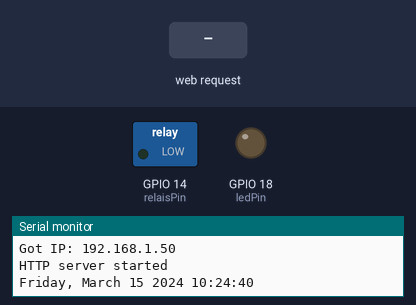
The sketch below on a simulated ESP32. Parts: switched loads named in the sketch (green lamp = pin HIGH), output pins drawn as LEDs (lit = HIGH), the last lines printed to the serial monitor. The inputs (shaded band) are chosen by the test bench. WiFi joins after 1.5 s; servers stay silent unless stated; the local clock reads 2024-03-15 10:24:30 at power-on unless the sketch sets it.

Above: at 11.3 s.
11.4 s: HTTP request GET /pompaan received
At 11.7 s:
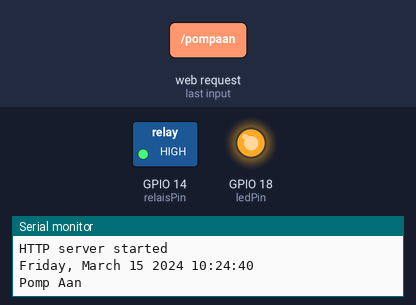
12.9 s: HTTP request GET / received
14.4 s: HTTP request GET /status received
Timing chart, 0 to 17.4 s (numbered marks = the images above; inputs shaded):
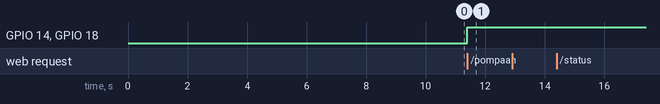

The sketch:

esp32_zwembad_timer.ino
```cpp
#include "time.h"
#include <WiFi.h>
#include <WebServer.h>

#include <OneWire.h>
#include <DallasTemperature.h>

/*set the key parameters */
// set date and time for switching
const int onhour  = 12;
const int offhour = 13;
const int onmin = 01 ;
const int offmin = 01 ;
const int EVENDATES = 0;

// GPIO where the DS18B20 is connected to
const int oneWireBus = 2;
// Setup a oneWire instance to communicate with any OneWire devices
OneWire oneWire(oneWireBus);
// Pass our oneWire reference to Dallas Temperature sensor
DallasTemperature sensors(&oneWire);

boolean pompStatus = false ;
boolean timeAlert = false ;


// Pin settings:
const int ledPin = 18 ;
const int relaisPin = 14 ;

// internet connection
const char* ssid = "Dorskamp";
const char* password = "46498342";

// timer variables
const char* ntpServer = "pool.ntp.org";
const long  gmtOffset_sec = 3600;
const int   daylightOffset_sec = 3600;
struct tm timeinfo;

int nhour;
int nminute;
int nday;

//webserver interaction
int returncode = 404 ;


WebServer server(80);

void connectNetwork()
{
  int connectcount = 0;

  IPAddress ip(192,168,1,142);
  IPAddress gateway(192,168,1,254);
  IPAddress subnet(255,255,255,0);
  IPAddress dns(8,8,8,8);
  WiFi.config(ip, gateway, subnet,dns);

  // connect to dorskamp using a fixed iP
  Serial.print("Connecting to ");
  Serial.println(ssid);

  //start wi-fi check connection to wi-fi network if reconnect
  while (WiFi.begin(ssid, password) != WL_CONNECTED) {
      delay(10000);

      connectcount = connectcount + 1 ;
      if (connectcount == 100 ) {
      //stop after 100 attempts to connect
          delay(60000);
          connectcount = 0 ;
      }
       Serial.print('.');
  }
  Serial.println("WiFi connected..!");
  Serial.print("Got IP: ");  Serial.println(WiFi.localIP());
}

//get the global time and place this in struct timeinfo for use during in the loop
void getTime()
 {
  //struct tm timeinfo;
  configTime(gmtOffset_sec, daylightOffset_sec, ntpServer);
  if(!getLocalTime(&timeinfo)){
    Serial.println("Failed to obtain time");
    return;
    }
  }


// setup the system
void setup() {
  Serial.begin(115200);
  delay(100);

  // Start the DS18B20 sensor
  sensors.begin();

  // set the digital pin as output:
  pinMode(ledPin, OUTPUT);
  digitalWrite(ledPin, LOW);

  pinMode(relaisPin, OUTPUT);
  digitalWrite(relaisPin, LOW);

  //connect to the wifio network
  connectNetwork();

  //start the webserver
  server.begin();
  Serial.println("HTTP server started");

  configTime(gmtOffset_sec, daylightOffset_sec, ntpServer);
  getTime();
  Serial.println(&timeinfo, "%A, %B %d %Y %H:%M:%S");

  //identify instructions and actions
  server.on("/", handle_onconnect);
  server.on("/status", handle_status);
  server.on("/pompaan", handle_paan);
  server.on("/pompuit", handle_puit);
  server.on("/temp", handle_temp);
  server.onNotFound(handle_NotFound);
}

// run the program
void loop() {

  //are we still conected?
  if (WiFi.status() != WL_CONNECTED ) {
    // not connected -> connect again
    Serial.println("HELP//SOS//DISCONNECED");
    Serial.println("initiate reconnection ");

    connectNetwork();
   }

   //listen an handle given instruction
   server.handleClient();

  if (!getLocalTime(&timeinfo)){
    Serial.println("Failed to obtain time");
    return;
  }

  // Serial.println(&timeinfo, "%A, %B %d %Y %H:%M:%S");

  nhour = timeinfo.tm_hour;
  nminute = timeinfo.tm_min;
  nday = timeinfo.tm_mday;

  /* is this an even day ? if so run opump */
  if ( ((nday % 2) == EVENDATES)  )
     {
       if(nhour == onhour && nminute == onmin ){
       // set the LED with the ledState of the variable:
         timeAlert = true;
     } // timeron

      if(nhour == offhour && nminute == offmin ){
      // set the LED with the ledState of the variable:
         timeAlert = false;
      } //timeroff
     } // evendayd

   if( timeAlert  || pompStatus){
    digitalWrite(ledPin, HIGH);
    digitalWrite(relaisPin, HIGH);
     } else {
    digitalWrite(ledPin, LOW);
    digitalWrite(relaisPin, LOW);
     }

}

//functions responding on webserver instructions

void handle_status() {
  Serial.println("Status");
  String statustekst = " "  ;

  if (pompStatus) { statustekst = "Filterpomp on "; } else { statustekst = "Filterpomp off "; }
  returncode = 203;
  server.send(returncode, "text/plain", statustekst );
  }

void handle_onconnect() {
  returncode = 203;
  Serial.println("Connected");
  server.send(returncode, "text/html", SendHTML(true, 202 ));
  }

void handle_temp() {
  Serial.println("Wat is de temperatuur ");
  sensors.requestTemperatures();
  float temp = sensors.getTempCByIndex(0);
  Serial.print(temp);
  Serial.println(" C");

  returncode = 203;
  server.send(returncode, "text/plain", String(temp) );

  }

void handle_NotFound(){
  server.send(404, "text/plain", "Instruction Not found");
  }

void handle_paan(){
  server.send(203, "text/plain", "Pomp Aan");
  Serial.println("Pomp Aan");
  pompStatus = true ;

  }

void handle_puit(){
  server.send(203, "text/plain", "Pomp Uit");
  Serial.println("Pomp Uit");
  pompStatus = false ;

  }

String SendHTML(uint8_t led1stat,uint8_t led2stat){
  String ptr = "<!DOCTYPE html> <html>\n";
  ptr +="<head><meta name=\"viewport\" content=\"width=device-width, initial-scale=1.0, user-scalable=no\">\n";
  ptr +="<title>Sproeier Control</title>\n";
  ptr +="<style>html { font-family: Helvetica; display: inline-block; margin: 0px auto; text-align: center;}\n";
  ptr +="body{margin-top: 50px;} h1 {color: #444444;margin: 50px auto 30px;} h3 {color: #444444;margin-bottom: 50px;}\n";
  ptr +=".button {display: block;width: 80px;background-color: #3498db;border: none;color: white;padding: 13px 30px;text-decoration: none;font-size: 25px;margin: 0px auto 35px;cursor: pointer;border-radius: 4px;}\n";
  ptr +=".button-on {background-color: #3498db;}\n";
  ptr +=".button-on:active {background-color: #2980b9;}\n";
  ptr +=".button-off {background-color: #34495e;}\n";
  ptr +=".button-off:active {background-color: #2c3e50;}\n";
  ptr +="p {font-size: 14px;color: #888;margin-bottom: 10px;}\n";
  ptr +="</style>\n";
  ptr +="</head>\n";
  ptr +="<body>\n";
  ptr +="<h1>ESP32 Pool Control + temperature Sensor</h1>\n";
  ptr +="<h3>Listening to your commands</h3>\n";

  return ptr;
  }
```

Measured:
- after the input at 11.4 s, GPIO 14 (relaisPin), GPIO 18 (ledPin): LOW → HIGH at once
